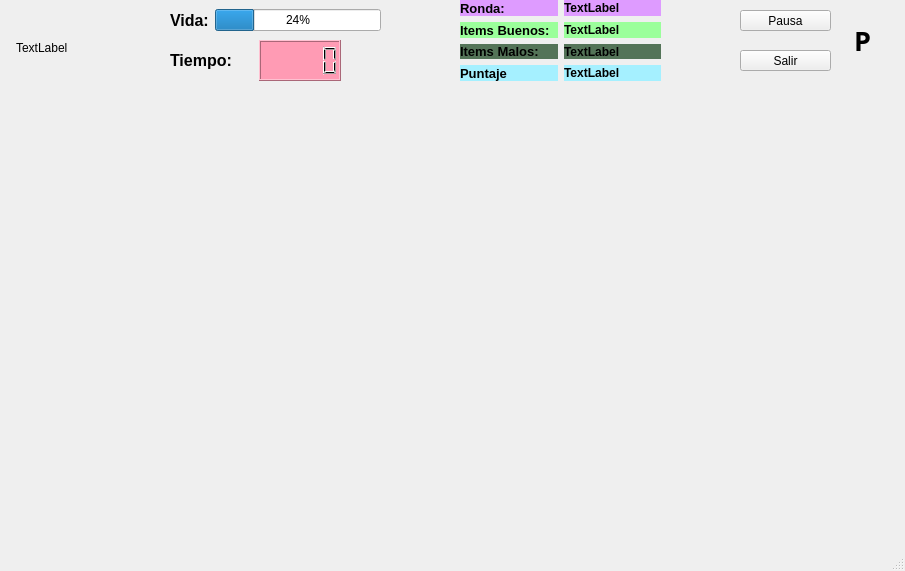
<?xml version="1.0" encoding="UTF-8"?>
<ui version="4.0">
 <class>MainWindow</class>
 <widget class="QMainWindow" name="MainWindow">
  <property name="geometry">
   <rect>
    <x>0</x>
    <y>0</y>
    <width>905</width>
    <height>571</height>
   </rect>
  </property>
  <property name="windowTitle">
   <string>Ventana de Preparación</string>
  </property>
  <widget class="QWidget" name="centralwidget">
   <widget class="QWidget" name="horizontalLayoutWidget">
    <property name="geometry">
     <rect>
      <x>170</x>
      <y>0</y>
      <width>211</width>
      <height>41</height>
     </rect>
    </property>
    <layout class="QHBoxLayout" name="horizontalLayout">
     <item>
      <widget class="QLabel" name="label">
       <property name="font">
        <font>
         <family>Nirmala UI</family>
         <pointsize>12</pointsize>
         <weight>75</weight>
         <bold>true</bold>
        </font>
       </property>
       <property name="text">
        <string>Vida:</string>
       </property>
      </widget>
     </item>
     <item>
      <widget class="QProgressBar" name="barra_vida">
       <property name="value">
        <number>24</number>
       </property>
      </widget>
     </item>
    </layout>
   </widget>
   <widget class="QWidget" name="horizontalLayoutWidget_2">
    <property name="geometry">
     <rect>
      <x>170</x>
      <y>40</y>
      <width>211</width>
      <height>41</height>
     </rect>
    </property>
    <layout class="QHBoxLayout" name="horizontalLayout_2">
     <item>
      <widget class="QLabel" name="label_2">
       <property name="font">
        <font>
         <family>Nirmala UI</family>
         <pointsize>12</pointsize>
         <weight>75</weight>
         <bold>true</bold>
        </font>
       </property>
       <property name="text">
        <string>Tiempo:</string>
       </property>
      </widget>
     </item>
     <item>
      <widget class="QLCDNumber" name="tiempo">
       <property name="font">
        <font>
         <weight>75</weight>
         <bold>true</bold>
        </font>
       </property>
       <property name="styleSheet">
        <string notr="true">background-color: rgb(255, 155, 180);</string>
       </property>
      </widget>
     </item>
     <item>
      <spacer name="verticalSpacer_2">
       <property name="orientation">
        <enum>Qt::Vertical</enum>
       </property>
       <property name="sizeHint" stdset="0">
        <size>
         <width>20</width>
         <height>40</height>
        </size>
       </property>
      </spacer>
     </item>
     <item>
      <spacer name="verticalSpacer">
       <property name="orientation">
        <enum>Qt::Vertical</enum>
       </property>
       <property name="sizeHint" stdset="0">
        <size>
         <width>20</width>
         <height>40</height>
        </size>
       </property>
      </spacer>
     </item>
    </layout>
   </widget>
   <widget class="QWidget" name="verticalLayoutWidget">
    <property name="geometry">
     <rect>
      <x>460</x>
      <y>0</y>
      <width>201</width>
      <height>81</height>
     </rect>
    </property>
    <layout class="QVBoxLayout" name="verticalLayout">
     <item>
      <layout class="QHBoxLayout" name="horizontalLayout_3">
       <item>
        <widget class="QLabel" name="label_4">
         <property name="font">
          <font>
           <family>Nirmala UI</family>
           <pointsize>10</pointsize>
           <weight>75</weight>
           <bold>true</bold>
          </font>
         </property>
         <property name="styleSheet">
          <string notr="true">background-color: rgb(222, 155, 255);</string>
         </property>
         <property name="text">
          <string>Ronda: </string>
         </property>
        </widget>
       </item>
       <item>
        <widget class="QLabel" name="label_ronda">
         <property name="font">
          <font>
           <weight>75</weight>
           <bold>true</bold>
          </font>
         </property>
         <property name="styleSheet">
          <string notr="true">background-color: rgb(222, 155, 255);</string>
         </property>
         <property name="text">
          <string>TextLabel</string>
         </property>
        </widget>
       </item>
      </layout>
     </item>
     <item>
      <layout class="QHBoxLayout" name="horizontalLayout_4">
       <item>
        <widget class="QLabel" name="label_6">
         <property name="font">
          <font>
           <family>Nirmala UI</family>
           <pointsize>10</pointsize>
           <weight>75</weight>
           <bold>true</bold>
          </font>
         </property>
         <property name="styleSheet">
          <string notr="true">background-color: rgb(155, 255, 155);</string>
         </property>
         <property name="text">
          <string>Items Buenos:</string>
         </property>
        </widget>
       </item>
       <item>
        <widget class="QLabel" name="label_items_buenos">
         <property name="font">
          <font>
           <weight>75</weight>
           <bold>true</bold>
          </font>
         </property>
         <property name="styleSheet">
          <string notr="true">background-color: rgb(155, 255, 155);</string>
         </property>
         <property name="text">
          <string>TextLabel</string>
         </property>
        </widget>
       </item>
      </layout>
     </item>
     <item>
      <layout class="QHBoxLayout" name="horizontalLayout_5">
       <item>
        <widget class="QLabel" name="label_5">
         <property name="font">
          <font>
           <family>Nirmala UI</family>
           <pointsize>10</pointsize>
           <weight>75</weight>
           <bold>true</bold>
          </font>
         </property>
         <property name="styleSheet">
          <string notr="true">background-color: rgb(84, 116, 88);</string>
         </property>
         <property name="text">
          <string>Items Malos:</string>
         </property>
        </widget>
       </item>
       <item>
        <widget class="QLabel" name="label_items_malos">
         <property name="font">
          <font>
           <weight>75</weight>
           <bold>true</bold>
          </font>
         </property>
         <property name="styleSheet">
          <string notr="true">background-color: rgb(84, 116, 88);</string>
         </property>
         <property name="text">
          <string>TextLabel</string>
         </property>
        </widget>
       </item>
      </layout>
     </item>
     <item>
      <layout class="QHBoxLayout" name="horizontalLayout_6">
       <item>
        <widget class="QLabel" name="label_3">
         <property name="font">
          <font>
           <family>Nirmala UI</family>
           <pointsize>10</pointsize>
           <weight>75</weight>
           <bold>true</bold>
          </font>
         </property>
         <property name="styleSheet">
          <string notr="true">background-color: rgb(165, 240, 255);</string>
         </property>
         <property name="text">
          <string>Puntaje</string>
         </property>
        </widget>
       </item>
       <item>
        <widget class="QLabel" name="label_puntaje">
         <property name="font">
          <font>
           <weight>75</weight>
           <bold>true</bold>
          </font>
         </property>
         <property name="styleSheet">
          <string notr="true">background-color: rgb(165, 240, 255);</string>
         </property>
         <property name="text">
          <string>TextLabel</string>
         </property>
        </widget>
       </item>
      </layout>
     </item>
    </layout>
   </widget>
   <widget class="QLabel" name="fondo">
    <property name="geometry">
     <rect>
      <x>10</x>
      <y>88</y>
      <width>879</width>
      <height>431</height>
     </rect>
    </property>
    <property name="text">
     <string/>
    </property>
   </widget>
   <widget class="QPushButton" name="boton_pausa">
    <property name="geometry">
     <rect>
      <x>740</x>
      <y>10</y>
      <width>91</width>
      <height>21</height>
     </rect>
    </property>
    <property name="text">
     <string>Pausa</string>
    </property>
   </widget>
   <widget class="QPushButton" name="boton_salir">
    <property name="geometry">
     <rect>
      <x>740</x>
      <y>50</y>
      <width>91</width>
      <height>21</height>
     </rect>
    </property>
    <property name="text">
     <string>Salir</string>
    </property>
   </widget>
   <widget class="QLabel" name="logo">
    <property name="geometry">
     <rect>
      <x>16</x>
      <y>12</y>
      <width>131</width>
      <height>71</height>
     </rect>
    </property>
    <property name="text">
     <string>TextLabel</string>
    </property>
   </widget>
   <widget class="QLabel" name="label_pausado">
    <property name="geometry">
     <rect>
      <x>840</x>
      <y>10</y>
      <width>51</width>
      <height>61</height>
     </rect>
    </property>
    <property name="font">
     <font>
      <family>Perpetua Titling MT</family>
      <pointsize>20</pointsize>
      <weight>75</weight>
      <bold>true</bold>
     </font>
    </property>
    <property name="layoutDirection">
     <enum>Qt::LeftToRight</enum>
    </property>
    <property name="text">
     <string>  P  </string>
    </property>
    <property name="scaledContents">
     <bool>false</bool>
    </property>
    <property name="wordWrap">
     <bool>false</bool>
    </property>
   </widget>
   <widget class="QLabel" name="fondo_arriba">
    <property name="geometry">
     <rect>
      <x>20</x>
      <y>0</y>
      <width>871</width>
      <height>81</height>
     </rect>
    </property>
    <property name="text">
     <string/>
    </property>
   </widget>
   <zorder>fondo_arriba</zorder>
   <zorder>fondo</zorder>
   <zorder>horizontalLayoutWidget</zorder>
   <zorder>horizontalLayoutWidget_2</zorder>
   <zorder>verticalLayoutWidget</zorder>
   <zorder>boton_pausa</zorder>
   <zorder>boton_salir</zorder>
   <zorder>logo</zorder>
   <zorder>label_pausado</zorder>
  </widget>
  <widget class="QMenuBar" name="menubar">
   <property name="geometry">
    <rect>
     <x>0</x>
     <y>0</y>
     <width>905</width>
     <height>21</height>
    </rect>
   </property>
  </widget>
  <widget class="QStatusBar" name="statusbar"/>
 </widget>
 <resources/>
 <connections/>
</ui>
